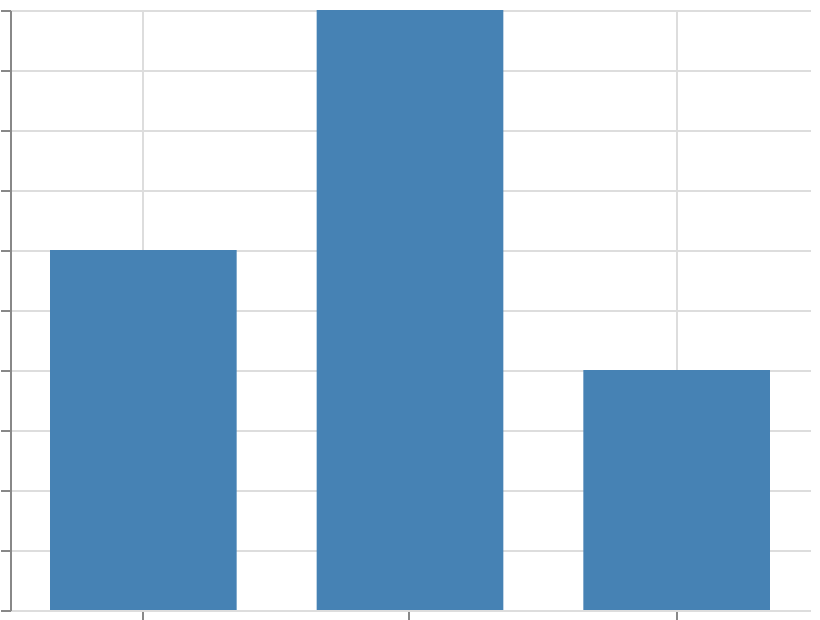

This figure's Vega-Lite source:
### Vega specification from a JSON file in a GitHub repository (floating-point values rounded to 4 significant figures)
{"$schema": "https://vega.github.io/schema/vega/v6.json", "width": 400, "height": 300, "padding": 5, "autosize": "none", "data": [{"name": "table", "values": [{"cat": "A", "val": 3}, {"cat": "B", "val": 5}, {"cat": "C", "val": 2}]}], "scales": [{"name": "x", "type": "band", "domain": {"data": "table", "field": "cat", "sort": true}, "range": "width", "paddingInner": 0.3, "paddingOuter": 0.15}, {"name": "y", "type": "linear", "domain": {"data": "table", "field": "val"}, "range": [{"signal": "height"}, 0], "zero": true, "nice": true}], "marks": [{"type": "rect", "from": {"data": "table"}, "encode": {"update": {"x": {"scale": "x", "field": "cat"}, "width": {"scale": "x", "band": 1}, "y": {"scale": "y", "field": "val"}, "y2": {"scale": "y", "value": 0}, "fill": {"value": "steelblue"}}}}], "axes": [{"scale": "x", "orient": "bottom", "grid": true, "labels": false}, {"scale": "y", "orient": "left", "grid": true, "labels": false}]}
